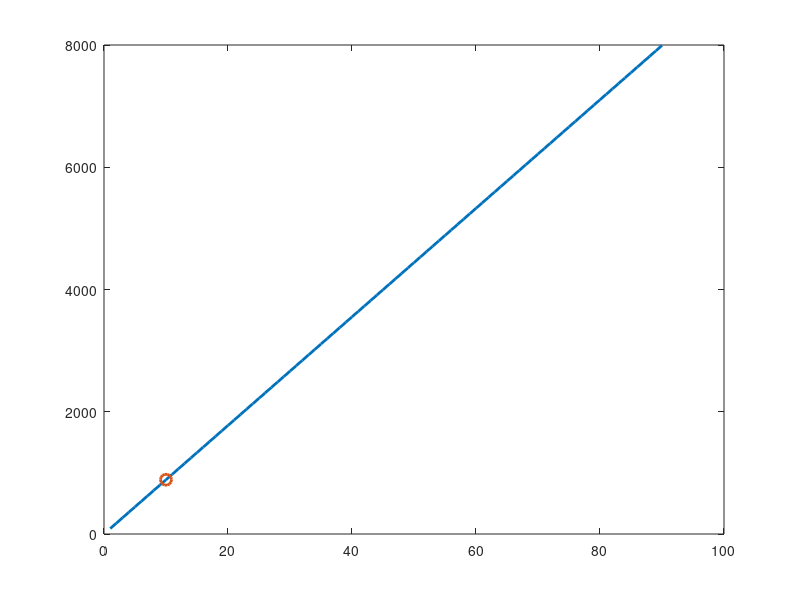

MATLAB code for this plot: (Note: this script raises an error after producing the figure.)
%% Two-Engine Battery Sizing Analysis

%% Housekeeping

clc
clear
close all

%% Aircraft Inputs

W_lb = 55;                 % Aircraft weight [lb]

S = 1.0;                   % Wing area [m^2]

D_front = 0.11;            % Fuselage diameter [m]

A_front = (pi/4)*(D_front^2);  % Fuselage frontal area [m^2]

AR = 7;                    % Aspect ratio

e = 0.75;                  % Oswald efficiency factor

rho = 0.77082;             % Air density at 15,000 ft [kg/m^3]


%% Drag Coefficients

CD0_fuse_front = 0.20;     % Fuselage CD0 referenced to frontal area

CD0_fuse_wing = CD0_fuse_front*(A_front/S);

CD0_wing_other = 0.0200;   % Wing + tail + other parasite drag

CD0 = CD0_fuse_wing + CD0_wing_other;


%% Mission Requirements

V_top_mph = 150;           % Required maximum speed [mph]

time_top_min = 10;         % Time spent at maximum speed [min]

time_top_hr = time_top_min/60;


%% Propulsion System

num_motors = 2;

eta_prop = 0.70;           % Propeller efficiency

eta_motor = 0.90;          % Motor/controller efficiency


%% Battery

battery_usable_fraction = 0.80;

battery_energy_density = 330;   % Battery specific energy [Wh/kg]


%% Conversions

W = W_lb*4.44822;          % Weight [N]

V_top = V_top_mph*0.44704; % Maximum speed [m/s]


%% Aerodynamics at Maximum Speed

q_top = 0.5*rho*V_top^2;

CL_top = W/(q_top*S);

CDi_top = CL_top^2/(pi*e*AR);

CD_top = CD0 + CDi_top;

D_top = q_top*S*CD_top;


%% Total Power Required at Maximum Speed

P_aero_total = D_top*V_top;

P_battery_total = P_aero_total/(eta_prop*eta_motor);


%% Two-Motor Power Split

P_aero_per_motor = P_aero_total/num_motors;

P_battery_per_motor = P_battery_total/num_motors;


%% Battery Energy for 10 Minutes at Maximum Speed

E_top = P_battery_total*time_top_hr;

E_battery = E_top/battery_usable_fraction;

battery_mass_kg = E_battery/battery_energy_density;

battery_mass_lb = battery_mass_kg*2.205;

P_shaft_total = P_aero_total / eta_prop;

P_shaft_per_motor = P_shaft_total / num_motors;

P_electrical_per_motor = P_battery_total / num_motors;


%% Results

fprintf('\n----- TWO ENGINE TOP-SPEED ANALYSIS -----\n\n')

fprintf('Maximum Speed = %.0f mph\n', V_top_mph)

fprintf('Time at Maximum Speed = %.1f min\n\n', time_top_min)

fprintf('CL = %.3f\n', CL_top)

fprintf('CD = %.4f\n', CD_top)

fprintf('Drag = %.1f N\n\n', D_top)

fprintf('Total Aerodynamic Power = %.0f W\n', P_aero_total)

fprintf('Total Battery Power = %.0f W\n\n', P_battery_total)

fprintf('Number of Motors = %d\n', num_motors)

fprintf('Aerodynamic Power per Motor = %.0f W\n', P_aero_per_motor)

fprintf('Electrical Power per Motor = %.0f W\n\n', P_battery_per_motor)

fprintf('Energy Required for %.0f min at Top Speed = %.0f Wh\n', ...
    time_top_min, E_top)

fprintf('Required Rated Battery Energy = %.0f Wh\n', E_battery)

fprintf('Battery Mass = %.2f kg\n', battery_mass_kg)

fprintf('Battery Mass = %.2f lb\n', battery_mass_lb)

fprintf('Shaft Power per Motor = %.0f W\n', P_shaft_per_motor)
fprintf('Electrical Power per Motor = %.0f W\n', P_electrical_per_motor)


%% Mission Time Study

% Analyze 1 to 90 minutes at maximum speed
time_range_min = 1:1:90;

% Preallocate arrays
E_required_range = zeros(size(time_range_min));
E_battery_range = zeros(size(time_range_min));
battery_mass_range_kg = zeros(size(time_range_min));
battery_mass_range_lb = zeros(size(time_range_min));

% Calculate battery requirements for each mission time
for i = 1:length(time_range_min)

    time_hr_i = time_range_min(i)/60;

    % Actual electrical energy required
    E_required_range(i) = P_battery_total*time_hr_i;

    % Rated battery energy including usable fraction
    E_battery_range(i) = E_required_range(i)/battery_usable_fraction;

    % Battery mass
    battery_mass_range_kg(i) = ...
        E_battery_range(i)/battery_energy_density;

    battery_mass_range_lb(i) = ...
        battery_mass_range_kg(i)*2.205;

end


%% Plot 1 - Battery Energy vs Time at Maximum Speed

figure

plot(time_range_min,E_battery_range,'LineWidth',2)

hold on

plot(time_top_min,E_battery,'o','MarkerSize',8,'LineWidth',2)

xline(time_top_min,'--','10 min')

grid on

xlabel('Time at 150 mph [min]')

ylabel('Required Rated Battery Energy [Wh]')

title('Battery Energy Required vs Time at Maximum Speed')

legend('Required Battery Energy','10-Minute Design Point', ...
    'Location','southeast')


%% Plot 2 - Battery Mass vs Time at Maximum Speed

figure

plot(time_range_min,battery_mass_range_lb,'LineWidth',2)

hold on

plot(time_top_min,battery_mass_lb,'o','MarkerSize',8,'LineWidth',2)

xline(time_top_min,'--','10 min')

yline(W_lb,'--','55 lb Aircraft Weight Limit')

grid on

xlabel('Time at 150 mph [min]')

ylabel('Required Battery Mass [lb]')

title('Battery Mass vs Time at Maximum Speed')

legend('Required Battery Mass', ...
       '10-Minute Design Point', ...
       'Location','southeast')
